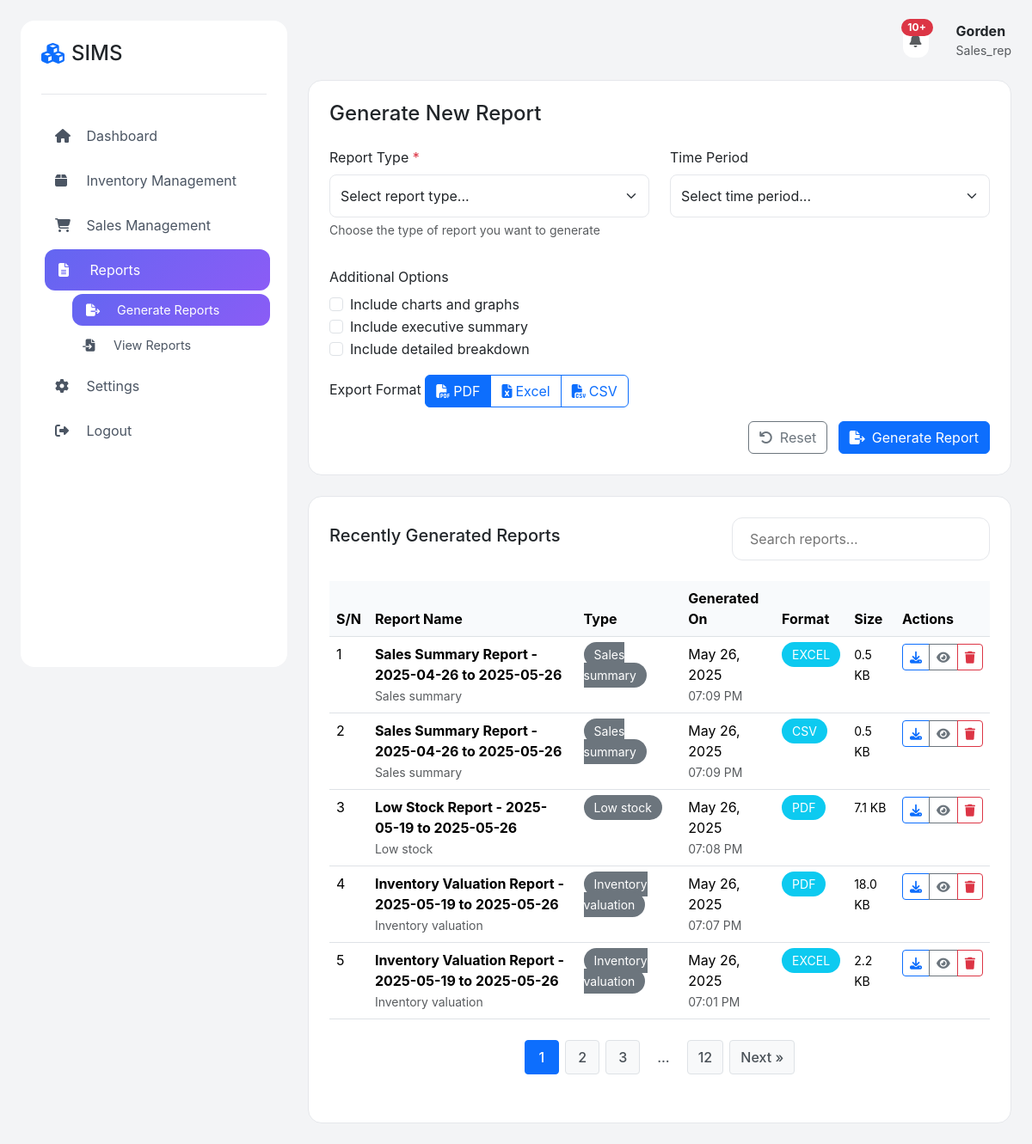
Page /admin/report/generateReport.php (signed in) on the committed database.
### tables this page shows
CREATE TABLE `reports` (
  `id` int(11) NOT NULL,
  `report_name` varchar(255) NOT NULL,
  `report_type` enum('sales_summary','inventory_valuation','low_stock','stock_movement','expiry_report','all','custom') NOT NULL,
  `report_period_start` date NOT NULL,
  `report_period_end` date NOT NULL,
  `generated_by` int(11) NOT NULL,
  `generated_at` timestamp NOT NULL DEFAULT current_timestamp(),
  `file_path` varchar(500) DEFAULT NULL,
  `report_data` longtext DEFAULT NULL CHECK (json_valid(`report_data`)),
  `parameters` longtext DEFAULT NULL CHECK (json_valid(`parameters`))
);

### admin/report/generateReport.php (the view, shortened to what this page needs)
<?php
include "../../config/config.php";
include "../../config/notification_functions.php";
$user_id = $_SESSION['user_id'];
$notification_count = getNotificationCount($user_id, $connect);
$recentReports = [];
$page = isset($_GET['page']) ? (int)$_GET['page'] : 1;
$limit = 5;
$offset = ($page - 1) * $limit;
$total_qry = "SELECT COUNT(*) as total FROM reports";
$total_res = mysqli_query($connect, $total_qry);
$total_row = mysqli_fetch_assoc($total_res);
$total_reports = $total_row['total'];
$total_pages = ceil($total_reports / $limit);
try {
    $sql = "SELECT id, report_name, report_type, generated_at, file_path, generated_by, parameters
            FROM reports
            WHERE generated_by = ?
            ORDER BY generated_at DESC
            LIMIT ? OFFSET ?";
    $stmt = mysqli_prepare($connect, $sql);
    mysqli_stmt_bind_param($stmt, "iii", $_SESSION['user_id'], $limit, $offset);
    mysqli_stmt_execute($stmt);
    $result = mysqli_stmt_get_result($stmt);
    while ($row = mysqli_fetch_assoc($result)) {
        $parameters = json_decode($row['parameters'], true);
        $row['export_format'] = isset($parameters['export_format']) ? $parameters['export_format'] : 'pdf';
        if (file_exists($row['file_path'])) {
            $row['file_size'] = filesize($row['file_path']);
        } else {
            $row['file_size'] = 0;
        }
        $recentReports[] = $row;
    }
} catch (Exception $e) {
    error_log("Error fetching reports: " . $e->getMessage());
}
?>
<!DOCTYPE html>
<html lang="en">
<head>
    <link href="https://cdnjs.cloudflare.com/ajax/libs/bootstrap/5.3.2/css/bootstrap.min.css" rel="stylesheet">
    <link href="https://cdnjs.cloudflare.com/ajax/libs/font-awesome/6.4.2/css/all.min.css" rel="stylesheet">
    <link rel="stylesheet" href="../../style/css/style.css">
</head>
<body>
    <div class="layout-container">
        <div class="sidebar" id="sidebar">
            <div class="logo-section">
                <h4 class="d-flex align-items-center gap-2">
                    <i class="fas fa-cubes text-primary"></i>
                    SIMS
                </h4>
            </div>
            <nav>
                <a href="../dashboard/" class="nav-link">
                    <i class="fas fa-home"></i> Dashboard
                </a>
                <a href="#" class="nav-link" onclick="toggleSubmenu('inventory')">
                    <i class="fas fa-box"></i> Inventory Management
                </a>
                <a href="#" class="nav-link" onclick="toggleSubmenu('sales')">
                    <i class="fas fa-shopping-cart"></i> Sales Management
                </a>
                <a href="#" class="nav-link active" onclick="toggleSubmenu('reports')">
                    <i class="fas fa-file-alt"></i> Reports
                </a>
                <div class="submenu show" id="reports">
                    <a href="#" class="nav-link active"><i class="fas fa-file-export"></i> Generate Reports</a>
                    <a href="../report/viewreport.php" class="nav-link"><i class="fas fa-file-import"></i> View Reports</a>
                </div>
                <a href="#" class="nav-link" onclick="toggleSubmenu('settings')">
                    <i class="fas fa-cog"></i> Settings
                </a>
                <a href="../../logout/" class="nav-link">
                    <i class="fas fa-sign-out-alt"></i> Logout
                </a>
            </nav>
        </div>
        <div class="main-content">
            <div class="header">
                <div class="user-section">
                    <?php echo generateNotificationDropdown($user_id, $connect); ?>
                    <div class="user-info ms-3">
                        <span class="fw-bold"><?php echo htmlspecialchars($_SESSION['firstname']); ?></span>
                        <small class="d-block text-muted"><?php echo htmlspecialchars(ucfirst($_SESSION['role'])); ?></small>
                    </div>
                </div>
            </div>
            <div class="content-card mb-4">
                <h4 class="mb-4">Generate New Report</h4>
                <form action="process_report.php" method="POST">
                    <div class="row">
                        <div class="col-md-6 mb-3">
                            <label class="form-label">Report Type <span class="text-danger">*</span></label>
                            <select class="form-select" name="report_type" id="reportType" required>
                                <option value="">Select report type...</option>
                            </select>
                            <div class="form-text">Choose the type of report you want to generate</div>
                        </div>
                        <div class="col-md-6 mb-3">
                            <label class="form-label">Time Period</label>
                            <select class="form-select" name="time_period" id="timePeriod" required onchange="toggleDateRange()">
                                <option value="">Select time period...</option>
                            </select>
                        </div>
                        <div class="col-12 mb-3">
                            <label class="form-label">Additional Options</label>
                            <div class="form-check">
                                <input class="form-check-input" type="checkbox" name="include_charts" id="includeCharts">
                                <label class="form-check-label" for="includeCharts">Include charts and graphs</label>
                            </div>
                            <div class="form-check">
                                <input class="form-check-input" type="checkbox" name="include_summary" id="includeSummary">
                                <label class="form-check-label" for="includeSummary">Include executive summary</label>
                            </div>
                            <div class="form-check">
                                <input class="form-check-input" type="checkbox" name="detailed_breakdown" id="detailedBreakdown">
                                <label class="form-check-label" for="detailedBreakdown">Include detailed breakdown</label>
                            </div>
                        </div>
                        <div class="col-12 mb-3">
                            <label class="form-label">Export Format</label>
                            <div class="btn-group" role="group">
                                <label class="btn btn-outline-primary" for="pdf">
                                    <i class="fas fa-file-pdf me-1"></i>PDF
                                </label>
                                <label class="btn btn-outline-primary" for="excel">
                                    <i class="fas fa-file-excel me-1"></i>Excel
                                </label>
                                <label class="btn btn-outline-primary" for="csv">
                                    <i class="fas fa-file-csv me-1"></i>CSV
                                </label>
                            </div>
                        </div>
                    </div>
                    <div class="text-end">
                        <button type="button" class="btn btn-outline-secondary me-2" onclick="resetForm()">
                            <i class="fas fa-undo me-2"></i>Reset
                        </button>
                        <button type="submit" class="btn btn-primary">
                            <i class="fas fa-file-export me-2"></i>Generate Report
                        </button>
                    </div>
                </form>
            </div>
            <div class="content-card">
                <div class="d-flex justify-content-between align-items-center mb-4">
                    <h5>Recently Generated Reports</h5>
                    <div class="search-box">
                    <input type="text" placeholder="Search reports..." id="searchReports" onkeyup="searchReports()">
                </div>
                </div>
                <div class="table-responsive">
                    <table class="table table-hover" id="reportsTable">
                        <thead>
                            <tr>
                                <th>S/N</th>
                                <th>Report Name</th>
                                <th>Type</th>
                                <th>Generated On</th>
                                <th>Format</th>
                                <th>Size</th>
                                <th>Actions</th>
                            </tr>
                        </thead>
                        <tbody>
                            <?php if (empty($recentReports)): ?>
                                <tr>
                                    <td colspan="7" class="text-center text-muted py-4">
                                        <i class="fas fa-file-alt fa-3x mb-3"></i>
                                        <p>No reports generated yet</p>
                                        <small>Generate your first report using the form above</small>
                                    </td>
                                </tr>
                            <?php else: ?>
                                <?php
                                    $serial_start = ($page - 1) * $limit + 1;
                                    $counter = $serial_start;
                                ?>
                                <?php foreach ($recentReports as $report): ?>
                                    <tr data-report-name="<?php echo strtolower($report['report_name']); ?>">
                                        <td><?php echo $counter++; ?></td>
                                        <td>
                                            <strong><?php echo htmlspecialchars($report['report_name']); ?></strong>
                                            <br><small class="text-muted"><?php echo ucfirst(str_replace('_', ' ', $report['report_type'])); ?></small>
                                        </td>
                                        <td>
                                            <span class="status-badge bg-secondary">
                                                <?php echo ucfirst(str_replace('_', ' ', $report['report_type'])); ?>
                                            </span>
                                        </td>
                                        <td>
                                            <?php
                                            $date = new DateTime($report['generated_at']);
                                            echo $date->format('M d, Y');
                                            ?>
                                            <br><small class="text-muted"><?php echo $date->format('h:i A'); ?></small>
                                        </td>
                                        <td>
                                            <span class="status-badge bg-info">
                                                <?php echo strtoupper($report['export_format']); ?>
                                            </span>
                                        </td>
                                        <td>
                                            <small>
                                                <?php
                                                if ($report['file_size']) {
                                                    echo number_format($report['file_size'] / 1024, 1) . ' KB';
                                                } else {
                                                    echo '-';
                                                }
                                                ?>
                                            </small>
                                        </td>
                                        <td>
                                            <div class="btn-group" role="group">
                                                <button class="btn btn-sm btn-outline-primary"
                                                    onclick="downloadReport(<?php echo $report['id']; ?>)"
                                                    title="Download Report">
                                                    <i class="fas fa-download"></i>
                                                </button>
                                                <button class="btn btn-sm btn-outline-secondary"
                                                    onclick="viewReport(<?php echo $report['id']; ?>)"
                                                    title="View Details">
                                                    <i class="fas fa-eye"></i>
                                                </button>
                                                <button class="btn btn-sm btn-outline-danger"
                                                    onclick="deleteReport(<?php echo $report['id']; ?>)"
                                                    title="Delete Report">
                                                    <i class="fas fa-trash"></i>
                                                </button>
                                            </div>
                                        </td>
                                    </tr>
                                <?php endforeach; ?>
                            <?php endif; ?>
                        </tbody>
                    </table>
                    <?php
                    echo "<div class='pagination'>";
                    $start_page = max(1, $page - 2);
                    $end_page = min($total_pages, $page + 2);
                    for ($i = $start_page; $i <= $end_page; $i++) {
                        if ($i == $page) {
                            echo "<span>$i</span>";
                        } else {
                            echo "<a href='?page=$i'>$i</a>";
                        }
                    }
                    if ($end_page < $total_pages) {
                        if ($end_page < $total_pages - 1) {
                            echo "<span style='background-color: transparent; border: none; color: #495057;'>...</span>";
                        }
                        echo "<a href='?page=$total_pages'>$total_pages</a>";
                    }
                    if ($page < $total_pages) {
                        echo "<a href='?page=" . ($page + 1) . "'>Next &raquo;</a>";
                    }
                    echo "</div>";
                    ?>
                </div>
            </div>
        </div>
    </div>
</body>
</html>

### rows in the picture
reports: report_name "Sales Summary Report - 2025-04-26 to 2025-05-26", report_type "Sales summary", generated_at "May 26, 2025", generated_at "07:09 PM", export_format "EXCEL", file_size "0.5"
reports: report_name "Sales Summary Report - 2025-04-26 to 2025-05-26", report_type "Sales summary", generated_at "May 26, 2025", generated_at "07:09 PM", export_format "CSV", file_size "0.5"
reports: report_name "Low Stock Report - 2025-05-19 to 2025-05-26", report_type "Low stock", generated_at "May 26, 2025", generated_at "07:08 PM", export_format "PDF", file_size "7.1"
reports: report_name "Inventory Valuation Report - 2025-05-19 to 2025-05-26", report_type "Inventory valuation", generated_at "May 26, 2025", generated_at "07:07 PM", export_format "PDF", file_size "18.0"
reports: report_name "Inventory Valuation Report - 2025-05-19 to 2025-05-26", report_type "Inventory valuation", generated_at "May 26, 2025", generated_at "07:01 PM", export_format "EXCEL", file_size "2.2"

### other values in the picture
formatNotificationCount($total_count) "10+"
$_SESSION['firstname'] "Gorden"
$_SESSION['role'] "Sales_rep"
$total_pages "12"
